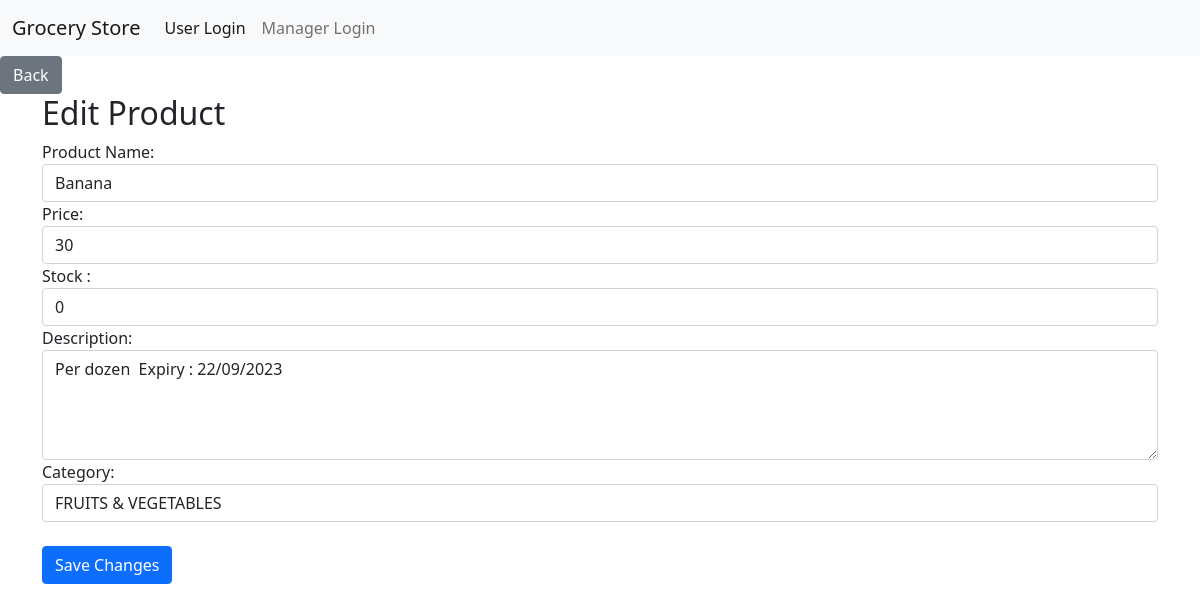
Screenshot of /edit_product/3 with the database file from the repository.
### models.py (models this page shows)
class Product(db.Model):
    id = db.Column(db.Integer, primary_key = True, autoincrement = True)
    name = db.Column(db.String(100), nullable = False)
    price = db.Column(db.Integer, nullable = False)
    stock = db.Column(db.Integer, nullable=False)
    section_id = db.Column(db.Integer, db.ForeignKey('section.id'))
    manager_id = db.Column(db.Integer, db.ForeignKey('manager.id'))
    quantity = db.Column(db.Integer, nullable=False, default=1)
    description = db.Column(db.String(500), nullable =True)
    frequency = db.Column(db.Integer, default=0)
    section = db.relationship('Section', backref = db.backref('product', lazy = True))
    manager = db.relationship('Manager', backref=db.backref('products', lazy=True))

class Section(db.Model):
    id = db.Column(db.Integer, primary_key = True, autoincrement = True)
    name = db.Column(db.String(100), nullable = False)

### app.py (the view, shortened to what this page needs)
@app.route('/edit_product/<int:product_id>', methods=['GET', 'POST'])
def edit_product(product_id):
    product = Product.query.get_or_404(product_id)
    sections = Section.query.all()
    return render_template('edit_product.html', product=product,sections=sections)

### NKbDIprHwN (3)/code/templates/edit_product.html
{% extends 'home.html' %}
{% block content %}
<a href="{{ url_for('manager_page', managername=session['manager']) }}" class="btn btn-secondary">Back</a>
<div class="container">
    <h2>Edit Product</h2>
    <form method="post">
        <div class="form-group">
            <label for="product_name">Product Name:</label>
            <input type="text" class="form-control" id="product_name" name="product_name" value="{{ product.name }}" required>
        </div>
        <div class="form-group">
            <label for="product_price">Price:</label>
            <input type="number" class="form-control" id="product_price" name="product_price" value="{{ product.price }}" required>
        </div>
        <div class="form-group">
            <label for="stock">Stock :</label>
            <input type="number" class="form-control" id="stock" name="stock" value="{{ product.stock }}" required>
        </div>
        <div class="form-group">
            <label for="product_description">Description:</label>
            <textarea class="form-control" id="product_description" name="product_description" rows="4">{{ product.description }}</textarea>
        </div>
        <div class="form-group">
            <label for="product_category">Category:</label>
            <select class="form-control" id="product_category" name="product_category">
                {% for category in sections %}
                    <option value="{{ category.id }}" {% if product.section_id == category.id %}selected{% endif %}>
                        {{ category.name }}
                    </option>
                {% endfor %}
            </select>
        </div>
        <br>
        <button type="submit" class="btn btn-primary">Save Changes</button>
    </form>
</div>
{% endblock %}

### rows the page displays
Product: product_name "Banana", product_price "30", stock "0", product_description "Per dozen Expiry : 22/09/2023", product_category "FRUITS & VEGETABLES"
